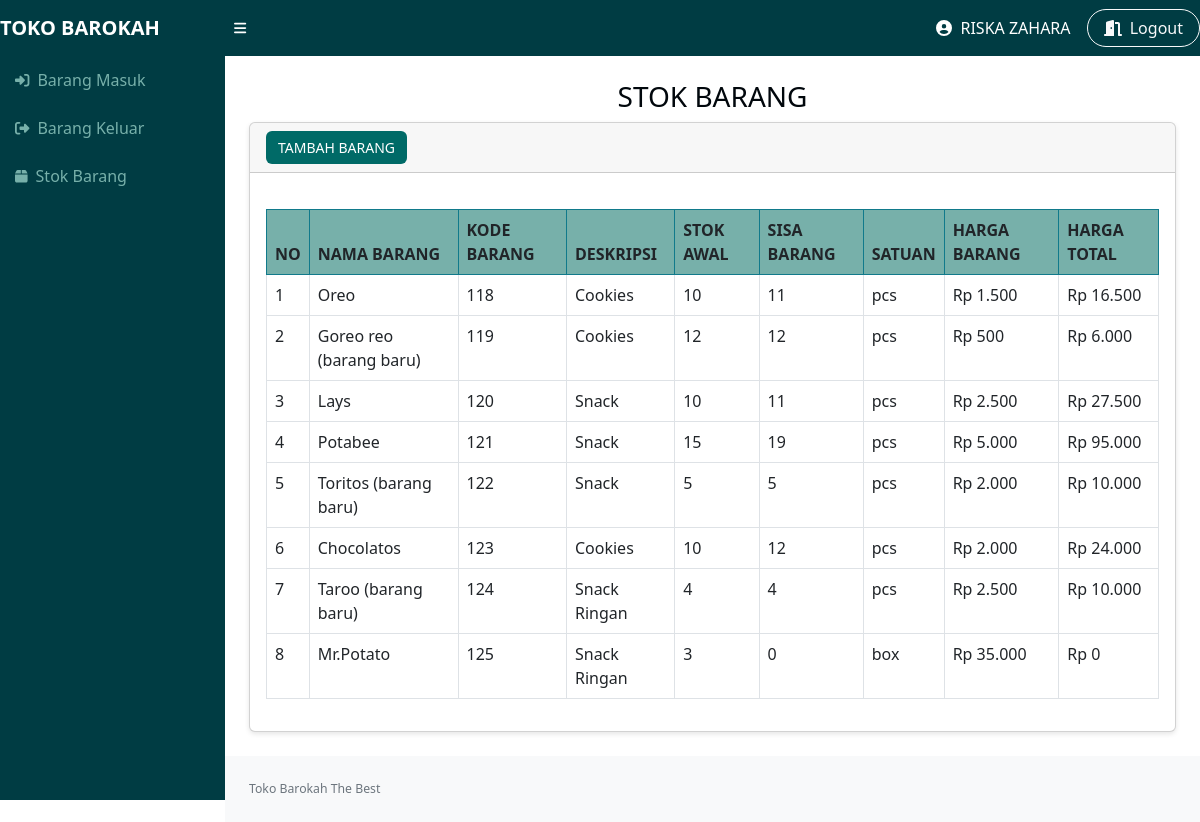
/operator.php (signed in), run on the app's committed database.
### tables this page shows
CREATE TABLE `stock` (
  `idbarang` int NOT NULL,
  `namabarang` varchar(25) NOT NULL,
  `deskripsi` varchar(25) NOT NULL,
  `stok_awal` int NOT NULL,
  `stock` int NOT NULL,
  `satuan` varchar(25) DEFAULT NULL,
  `hargabarang` decimal(10,2) NOT NULL,
  `status_barang` enum('baru','lama') DEFAULT NULL
);

### operator.php (the view, shortened to what this page needs)
<?php
require 'function.php';
?>
<!DOCTYPE html>
<html lang="en">
<head>
    <link href="style.css" rel="stylesheet" />
    <link href="css/styles.css" rel="stylesheet" />
</head>
<body class="sb-nav-fixed">
<nav class="sb-topnav navbar navbar-expand-sm ">
    <a class="navbar-brand fw-bold" href="index.php">TOKO BAROKAH</a>
    <button class="btn btn-link btn-sm text-white me-auto" id="sidebarToggle">
        <i class="fas fa-bars"></i>
    </button>
    <div class="d-flex align-items-center ms-auto">
        <span class="text-white me-3 d-flex align-items-center">
            <i class="fas fa-user-circle me-2"></i>
            <?php echo isset($_SESSION['namalengkap']) ? $_SESSION['namalengkap'] : 'Pengguna'; ?>
        </span>
        <a href="logout.php" class="btn btn-outline-light rounded-pill px-3">
            <i class="fas fa-door-open me-1"></i> Logout
        </a>
    </div>
</nav>
<div id="layoutSidenav">
    <div id="layoutSidenav_nav">
        <nav class="sb-sidenav accordion" id="sidenavAccordion">
            <div class="sb-sidenav-menu">
                <div class="nav">
                    <a class="nav-link" href="masuki.php">
                        <div class="sb-nav-link-icon"><i class="fas fa-sign-in-alt"></i></div>
                        Barang Masuk
                    </a>
                    <a class="nav-link" href="keluari.php">
                        <div class="sb-nav-link-icon"><i class="fas fa-sign-out-alt"></i></div>
                        Barang Keluar
                    </a>
                    <a class="nav-link" href="operator.php">
                        <div class="sb-nav-link-icon"><i class="fas fa-box"></i></div>
                        Stok Barang
                    </a>
                </div>
            </div>
        </nav>
    </div>
    <div id="layoutSidenav_content">
        <main>
            <div class="container-fluid px-4">
                <h1 class="mt-4 text-center">STOK BARANG</h1>
                <div class="card mb-4">
                    <div class="card-header">
                        <button type="button" class="btn btn-primary" data-bs-toggle="modal" data-bs-target="#myModal">
                            TAMBAH BARANG
                        </button>
                    </div>
                    <div class="card-body">
                        <table class="table table-bordered">
                            <thead>
                                <tr>
                                    <th>No</th>
                                    <th>Nama Barang</th>
                                    <th>Kode Barang</th>
                                    <th>Deskripsi</th>
                                    <th>Stok Awal</th>
                                    <th>Sisa Barang</th>
                                    <th>Satuan</th>
                                    <th>Harga Barang</th>
                                    <th>Harga Total</th>
                                </tr>
                            </thead>
                            <tbody>
                                <?php
                    $i = 1;
                    $ambilsemuadatastock = mysqli_query($conn, "SELECT * FROM stock");
                    while ($data = mysqli_fetch_array($ambilsemuadatastock)) {
                        $idbarang = $data['idbarang'];
                        $namabarang = $data['namabarang'];
                        $deskripsi = $data['deskripsi'];
                        $stokawal = intval($data['stok_awal']);
                        $satuan = $data['satuan'];
                        $hargabarang = intval($data['hargabarang']);
                        $status = $data['status_barang'] ?? '';
                        if ($status === 'baru') {
                            $namabarang .= " (barang baru)";
                        }
                        $qmasuk = mysqli_query($conn, "
                            SELECT SUM(quantity) as total_masuk
                            FROM masuk
                            WHERE idbarang='$idbarang' AND (keterangan IS NULL OR keterangan != 'stok_awal')
                        ");
                        $datamasuk = mysqli_fetch_assoc($qmasuk);
                        $barangmasuk = intval($datamasuk['total_masuk'] ?? 0);
                        $qkeluar = mysqli_query($conn, "
                            SELECT SUM(quantity) as total_keluar
                            FROM keluar
                            WHERE idbarang='$idbarang'
                        ");
                        $datakeluar = mysqli_fetch_assoc($qkeluar);
                        $barangkeluar = intval($datakeluar['total_keluar'] ?? 0);
                        $stok_awal_riil = $stokawal;
                        $stock = $stok_awal_riil + $barangmasuk - $barangkeluar;
                        $hargabarang_rupiah = "Rp " . number_format($hargabarang, 0, ',', '.');
                        $hargatotal = "Rp " . number_format($hargabarang * $stock, 0, ',', '.');
                    ?>
                    <tr>
                        <td><?= $i++; ?></td>
                        <td><?= htmlspecialchars($namabarang); ?></td>
                        <td><?= $idbarang; ?></td>
                        <td><?= htmlspecialchars($deskripsi); ?></td>
                        <td><?= $stok_awal_riil; ?></td>
                        <td><?= $stock; ?></td>
                        <td><?= $satuan; ?></td>
                        <td><?= $hargabarang_rupiah; ?></td>
                        <td><?= $hargatotal; ?></td>
                    </tr>
                                <?php } ?>
                            </tbody>
                        </table>
                    </div>
                </div>
            </div>
        </main>
        <footer class="py-4 bg-light mt-auto">
            <div class="container-fluid px-4">
                <div class="d-flex align-items-center justify-content-between small">
                    <div class="text-muted">Toko Barokah The Best</div>
                </div>
            </div>
        </footer>
    </div>
</div>
</body>
</html>

### style.css (style rules this page uses)
body { font-family: Arial, sans-serif; background-color: #0eebc6; margin: 0; padding: 0; }
.sb-nav-fixed .sb-topnav { background-color: #003C43; color: white; }
.sb-topnav a.navbar-brand { color: #ffffff; font-weight: bold; text-decoration:none; }
.sb-topnav .btn-link { color: rgb(13, 127, 165); }
.sb-sidenav { background-color: #003C43; color:#E3FEF7; }
.sb-sidenav .nav-link { color: #77B0AA; padding: 10px 15px; display: block; text-decoration: #e4eae8; }
.container-fluid h1 { font-size: 1.75rem; color: #01070c; }
.card { box-shadow: 0px 2px 5px rgba(0, 0, 0, 0.1); }
.card-header { background-color: #343a40; color: white; font-weight: bold; }
.card-header .btn { background-color: #006A67; border: none; color: white; font-size: 14px; }
.card-body table { width: 100%; border-collapse: collapse; margin-top: 20px; }
.card-body table th, .card-body table td { border: 1px solid #dee2e6; padding: 8px; text-align: left; }
.card-body table th { background-color: #77B0AA; font-weight: bold; text-transform: uppercase; border-color: #117a8b; border-style:solid; }
footer { background-color: #f8f9fa; color: #6c757d; text-align: center; padding: 15px 0; font-size: 14px; }

### data on the page
stock: namabarang "Oreo", idbarang "118", deskripsi "Cookies", stok_awal "10", stock "11", satuan "pcs", hargabarang "Rp 1.500", hargatotal "Rp 16.500"
stock: namabarang "Goreo reo (barang baru)", idbarang "119", deskripsi "Cookies", stok_awal "12", satuan "pcs", hargabarang "Rp 500", hargatotal "Rp 6.000"
stock: namabarang "Lays", idbarang "120", deskripsi "Snack", stok_awal "10", stock "11", satuan "pcs", hargabarang "Rp 2.500", hargatotal "Rp 27.500"
stock: namabarang "Potabee", idbarang "121", deskripsi "Snack", stok_awal "15", stock "19", satuan "pcs", hargabarang "Rp 5.000", hargatotal "Rp 95.000"
stock: namabarang "Toritos (barang baru)", idbarang "122", deskripsi "Snack", stok_awal "5", satuan "pcs", hargabarang "Rp 2.000", hargatotal "Rp 10.000"
stock: namabarang "Chocolatos", idbarang "123", deskripsi "Cookies", stok_awal "10", stock "12", satuan "pcs", hargabarang "Rp 2.000", hargatotal "Rp 24.000"
stock: namabarang "Taroo (barang baru)", idbarang "124", deskripsi "Snack Ringan", stok_awal "4", satuan "pcs", hargabarang "Rp 2.500", hargatotal "Rp 10.000"
stock: namabarang "Mr.Potato", idbarang "125", deskripsi "Snack Ringan", stok_awal "3", stock "0", satuan "box", hargabarang "Rp 35.000", hargatotal "Rp 0"

### other printed values
$_SESSION['namalengkap'] "RISKA ZAHARA"
